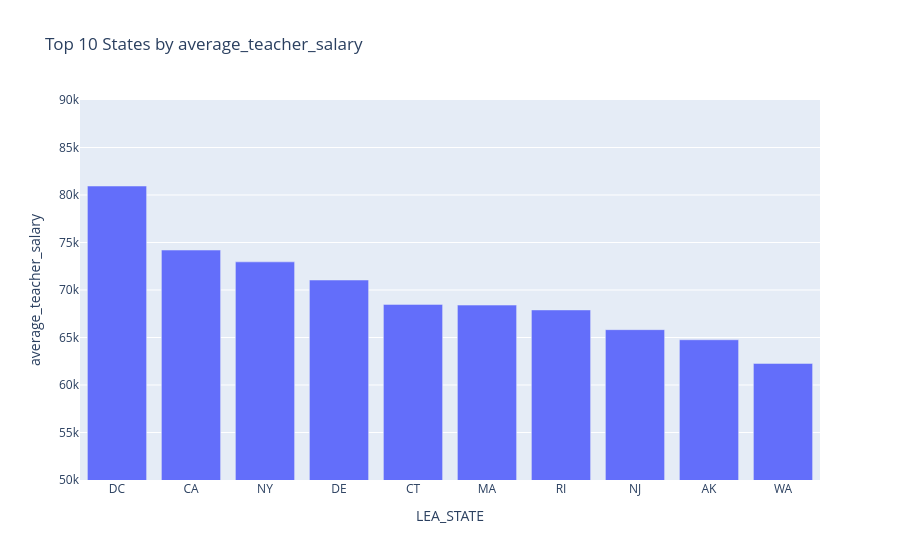

Here is the notebook cell this chart was saved with:
### Code cell
n = 10

plot_feature_by_state('average_teacher_salary', n, 50_000, 90_000)

### Figure 1 — Plotly figure (JSON) as saved in the notebook; plotly's stock layout.template omitted (floating-point values rounded to 4 significant figures)
{"data": [{"alignmentgroup": "True", "hovertemplate": "LEA_STATE=%{x}<br>average_teacher_salary=%{y}<extra></extra>", "legendgroup": "", "marker": {"color": "#636efa", "pattern": {"shape": ""}}, "name": "", "offsetgroup": "", "orientation": "v", "showlegend": false, "textposition": "auto", "type": "bar", "x": ["DC", "CA", "NY", "DE", "CT", "MA", "RI", "NJ", "AK", "WA"], "xaxis": "x", "y": [80950.0, 74200.0, 72960.0, 71050.0, 68480.0, 68410.0, 67900.0, 65830.0, 64760.0, 62270.0], "yaxis": "y"}], "layout": {"barmode": "relative", "legend": {"tracegroupgap": 0}, "title": {"text": "Top 10 States by average_teacher_salary"}, "xaxis": {"anchor": "y", "domain": [0, 1], "title": {"text": "LEA_STATE"}}, "yaxis": {"anchor": "x", "domain": [0, 1], "range": [50000, 90000], "title": {"text": "average_teacher_salary"}}}}
